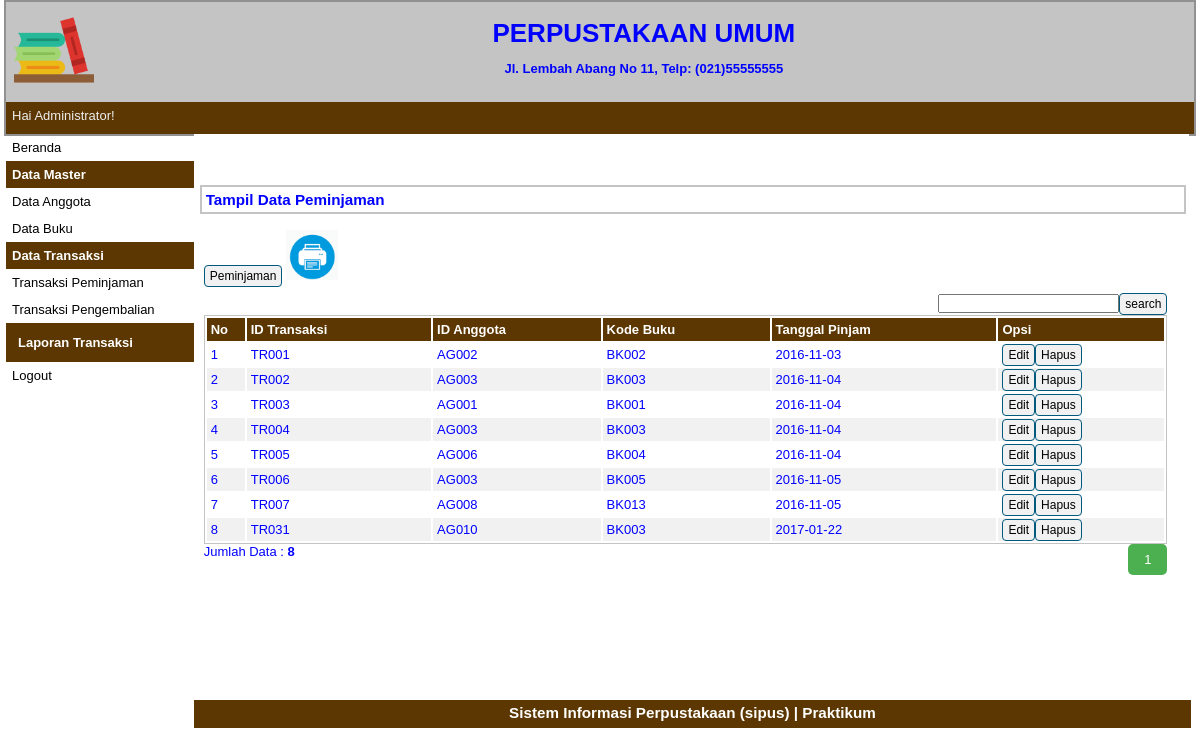
Screenshot of /index.php?p=transaksi-peminjaman (signed in) with the database file from the repository.
### tables this page shows
CREATE TABLE `tbtransaksi` (
  `idtransaksi` varchar(5) NOT NULL,
  `idanggota` varchar(5) NOT NULL,
  `idbuku` varchar(5) NOT NULL,
  `tglpinjam` date NOT NULL,
  `tglkembali` date NOT NULL
);

### pages/transaksi-peminjaman.php (the view, shortened to what this page needs)
<div id="label-page">
	<h3>Tampil Data Peminjaman</h3>
</div>
<div id="content">
	<p id="tombol-tambah-container"><a href="index.php?p=transaksi-peminjaman-input" class="tombol">Peminjaman</a>
		<a target="_blank" href="cetak/cetak_tr_pinjam.php"><img src="print.png" height="50px" height="50px"></a>
	<FORM CLASS="form-inline" METHOD="POST">
		<div align="right">
			<form method=post><input type="text" name="pencarian"><input type="submit" name="search" value="search" class="tombol"></form>
	</FORM>
	</p>
	<table id="tabel-tampil">
		<tr>
			<th id="label-tampil-no">No</td>
			<th>ID Transaksi</th>
			<th>ID Anggota</th>
			<th>Kode Buku</th>
			<th>Tanggal Pinjam</th>
			<th id="label-opsi">Opsi</th>
		</tr>
		<?php
		$batas = 10;
		extract($_GET);
		if (empty($hal)) {
			$posisi = 0;
			$hal = 1;
			$nomor = 1;
		} else {
			$posisi = ($hal - 1) * $batas;
			$nomor = $posisi + 1;
		}
		if ($_SERVER['REQUEST_METHOD'] == "POST") {
			$pencarian = trim(mysqli_real_escape_string($db, $_POST['pencarian']));
			if ($pencarian != "") {
				$sql = "SELECT * FROM tbtransaksi WHERE idbuku LIKE '%$pencarian%'
						OR idbuku LIKE '%$pencarian%'
						OR idanggota LIKE '%$pencarian%'
						OR tglpinjam LIKE '%$pencarian%'";
				$query = $sql;
				$queryJml = $sql;
			} else {
				$query = "SELECT * FROM tbtransaksi LIMIT $posisi, $batas";
				$queryJml = "SELECT * FROM tbtransaksi";
				$no = $posisi * 1;
			}
		} else {
			$query = "SELECT * FROM tbtransaksi LIMIT $posisi, $batas";
			$queryJml = "SELECT * FROM tbtransaksi";
		}
		$q_tampil_transaksi = mysqli_query($db, $query);
		if (mysqli_num_rows($q_tampil_transaksi) > 0) {
			while ($r_tampil_transaksi = mysqli_fetch_array($q_tampil_transaksi)) {
		?>
				<tr>
					<td><?php echo $nomor; ?></td>
					<td><?php echo $r_tampil_transaksi['idtransaksi']; ?></td>
					<td><?php echo $r_tampil_transaksi['idanggota']; ?></td>
					<td><?php echo $r_tampil_transaksi['idbuku']; ?></td>
					<td><?php echo $r_tampil_transaksi['tglpinjam']; ?></td>
					<td>
						<div class="tombol-opsi-container"><a href="index.php?p=transaksi-peminjaman-edit&id=<?php echo $r_tampil_transaksi['idtransaksi']; ?>" class="tombol">Edit</a></div>
						<div class="tombol-opsi-container"><a href="proses/transaksi-peminjaman-hapus.php?id=<?php echo $r_tampil_transaksi['idtransaksi']; ?>" onclick="return confirm ('Apakah Anda Yakin Akan Menghapus Data Ini?')" class="tombol">Hapus</a></div>
					</td>
				</tr>
		<?php $nomor++;
			}
		} else {
			echo "<tr><td colspan=6>Data Tidak Ditemukan</td></tr>";
		} ?>
	</table>
	<?php
	if (isset($_POST['pencarian'])) {
		if ($_POST['pencarian'] != '') {
			echo "<div style=\"float:left;\">";
			$jml = mysqli_num_rows(mysqli_query($db, $queryJml));
			echo "Data Hasil Pencarian: <b>$jml</b>";
			echo "</div>";
		}
	} else { ?>
		<div style="float: left;">
			<?php
			$jml = mysqli_num_rows(mysqli_query($db, $queryJml));
			echo "Jumlah Data : <b>$jml</b>";
			?>
		</div>
		<div class="pagination">
			<?php
			$jml_hal = ceil($jml / $batas);
			for ($i = 1; $i <= $jml_hal; $i++) {
				if ($i != $hal) {
					echo "<a href=\"?p=transaksi-peminjaman&hal=$i\">$i</a>";
				} else {
					echo "<a class=\"active\">$i</a>";
				}
			}
			?>
		</div>
	<?php
	}
	?>
</div>

### style.css (style rules this page uses)
* { margin:0px; padding:0px }
body { font-family:sans-serif; font-size:13px; color:blue; }
.pagination { display: inline-block; }
.pagination a { color: black; float: left; padding: 8px 16px; text-decoration: none; }
.pagination a.active { background-color: #4CAF50; color: white; border-radius: 5px; }
#label-page { margin-top:6px; margin-bottom:6px; margin-left:6px; border:2px solid #C4C4C4; padding:4px; width:97.9%; }
#content { float:left; width:96.8%; min-height:454px; background-image : border:2px solid #C4C4C4; padding:10px; margin-bottom:6px; }
.tombol { border-radius:4px; font-size:12px; text-decoration:none; background-color:#F1F1F1; padding-top:3px; padding-bottom:3px; padding-left:5px; padding-right:5px; border:1px solid #01597E; color:black; }
#tombol-tambah-container { margin-bottom:10px; }
#tabel-tampil { border:1px solid #C4C4C4; width:100%; }
#tabel-tampil tr:nth-child(odd) { background-color:#F1F1F1; }
#tabel-tampil tr th { background-color:#5C3701; color:#FFFFFF; padding:4px; text-align:left; }
#tabel-tampil td { padding:4px; }
#label-tampil-no { width:30px; }
#label-opsi { width:158px; font-weight:bold; }
.tombol-opsi-container { float:left; }

### rows the page displays
tbtransaksi: idtransaksi "TR001", idanggota "AG002", idbuku "BK002", tglpinjam "2016-11-03"
tbtransaksi: idtransaksi "TR002", idanggota "AG003", idbuku "BK003", tglpinjam "2016-11-04"
tbtransaksi: idtransaksi "TR003", idanggota "AG001", idbuku "BK001", tglpinjam "2016-11-04"
tbtransaksi: idtransaksi "TR004", idanggota "AG003", idbuku "BK003", tglpinjam "2016-11-04"
tbtransaksi: idtransaksi "TR005", idanggota "AG006", idbuku "BK004", tglpinjam "2016-11-04"
tbtransaksi: idtransaksi "TR006", idanggota "AG003", idbuku "BK005", tglpinjam "2016-11-05"
tbtransaksi: idtransaksi "TR007", idanggota "AG008", idbuku "BK013", tglpinjam "2016-11-05"
tbtransaksi: idtransaksi "TR031", idanggota "AG010", idbuku "BK003", tglpinjam "2017-01-22"

### other values shown
$_SESSION['sesi'] "Administrator"
$jml "8"
